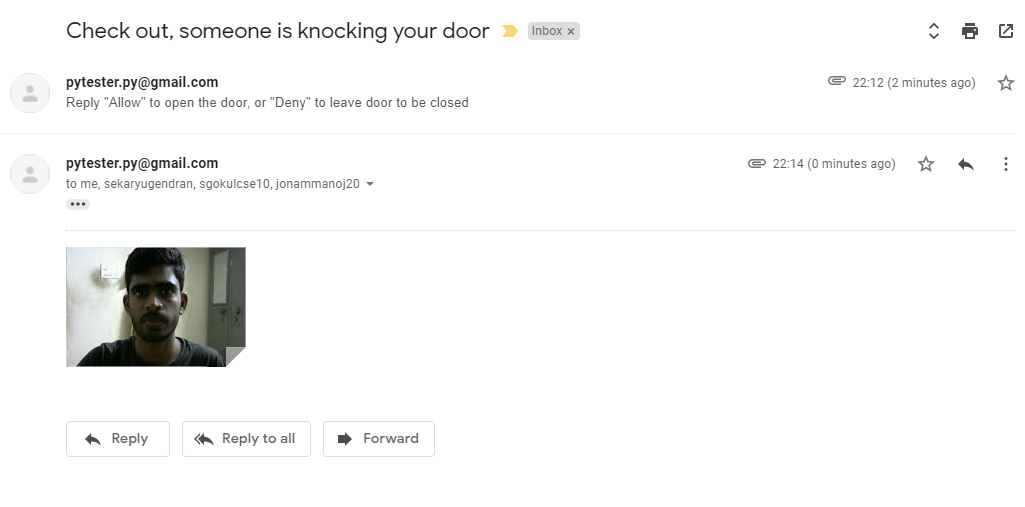
#> input picture images/client side received.png, 1025 x 507 px, given in place of the camera
$ python detection.py 'images/client side received.png'
#> lines starting #> are read from the running program, lines starting #| are printed output that depends on the picture; after the words box and inside, x2 and y2 are one past the last pixel; in counts of white or black regions, pixels touching at a corner belong together
#> further down, frame is the input picture: shape (507, 1025, 3); mean B, G, R 246.3, 246.6, 246.5
import cv2
import numpy as np
import os
import time
import sys

if not os.path.exists("saved_faces"):
    os.mkdir("saved_faces")
name=str(sys.argv[1])

show_user,crop_img = None, None

# font
font = cv2.FONT_HERSHEY_SIMPLEX

# org
org = (50, 50)

# fontScale
fontScale = 1

# Blue color in BGR
color = (0, 255, 0)

# Line thickness of 2 px
thickness = 2

def detect_face(img,count):
#> called with count = 1
    bw = cv2.cvtColor(img,cv2.COLOR_BGR2GRAY)
    faces = face_cascade.detectMultiScale(bw,1.3,5)
#> faces = [[120, 267, 69, 69]]
    for x,y,w,h in faces:
        cv2.rectangle(img,(x,y),(x+w,y+h),(255,0,0),3)
        cv2.putText(img,"Stay Still", (x-10,y-10), font, fontScale, color, thickness, cv2.LINE_AA)
        crop_img = frame[y:y+h,x:x+w]
        cv2.imwrite("saved_faces/"+name+".png",crop_img)
#> this loop made 1 pass
#> pass 1, in detect_face, `crop_img = frame[y:y+h,x:x+w]`:
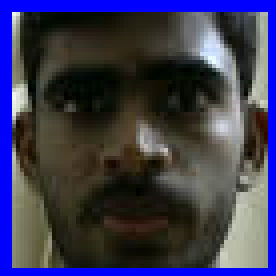
#> crop_img: shape (69, 69, 3) (shown 4 times larger); mean B, G, R 82.5, 57.2, 58.7
#> after the loop:
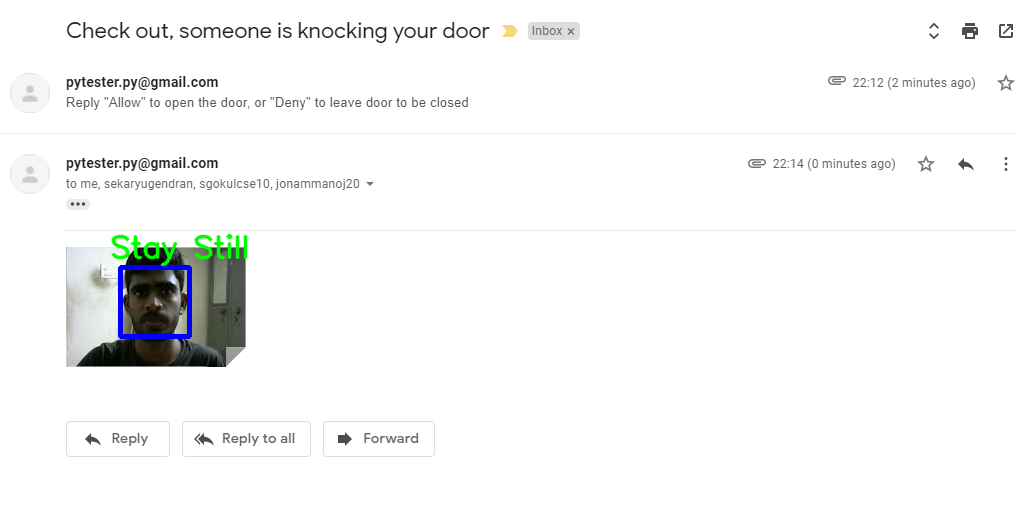
#> img: shape (507, 1025, 3); 0.58% of pixels changed, all inside (x1, y1, x2, y2) = (111, 234, 248, 339)
    return img
count=0
face_cascade = cv2.CascadeClassifier("haarcascade_frontalface_default.xml")
cap = cv2.VideoCapture(0)
cap.set(cv2.CAP_PROP_FOURCC,cv2.VideoWriter_fourcc('M','J','P','G'))
resize = None

start_time = int(time.time())+10
#print(start_time+5,int(time.time()))

while True:
    ret,frame = cap.read()
    count+=1
    #frame = cv2.addWeighted(frame,2,np.zeros(frame.shape,frame.dtype),0,50)
    canvas = detect_face(frame,count)
    resize = cv2.resize(canvas,(600,480))
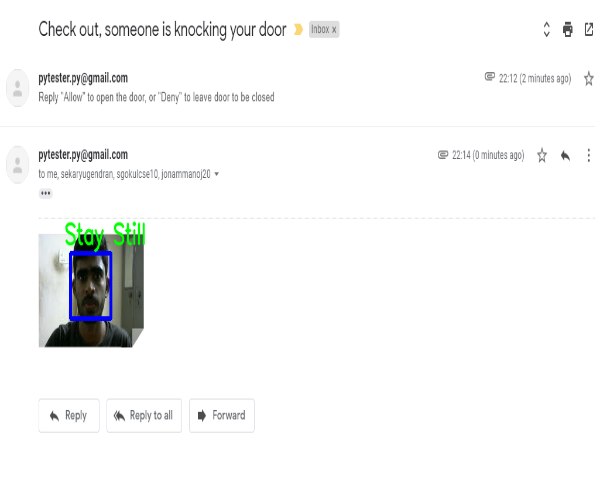
#> resize: shape (480, 600, 3); mean B, G, R 246.3, 246.5, 245.8
    cv2.imshow("capturing face...",frame)
    #if time.time() > start + exec_time:
    if canvas.all() != None and start_time == int(time.time()):
        break
    if cv2.waitKey(1)=='q':
#> (key Esc is pressed here)
        break

cap.release()
cv2.destroyWindow("capturing face...")
time.sleep(1)
img = cv2.imread(r"saved_faces/"+name+".png", cv2.IMREAD_COLOR)
cv2.namedWindow('Restart to retake image',cv2.WINDOW_NORMAL)
cv2.resizeWindow('Restart to retake image', 400,300)
cv2.imshow('Restart to retake image', img)

k = cv2.waitKey(33)

if k == 27:
    pass

time.sleep(5)
cv2.destroyWindow("Restart to retake image")

$ run again, on images/lock_code.png
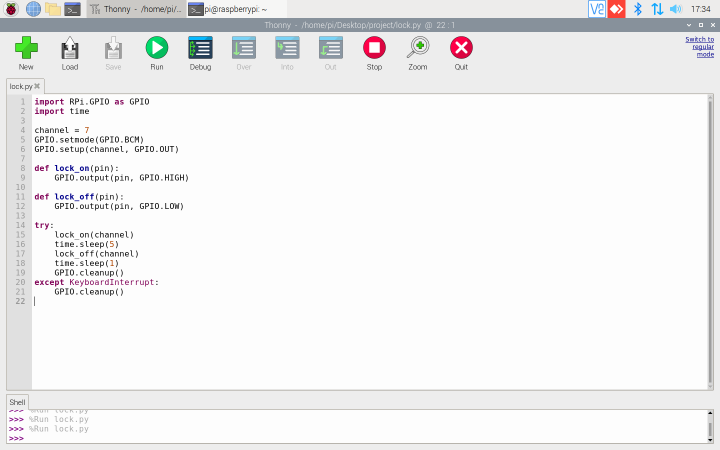
#> input picture images/lock_code.png, 1440 x 900 px, given in place of the camera (shown at 1/2 size)
#> frame is the input picture: shape (900, 1440, 3); mean B, G, R 240.4, 240, 239.9
#> faces = ()
#> `resize = cv2.resize(canvas,(600,480))`:
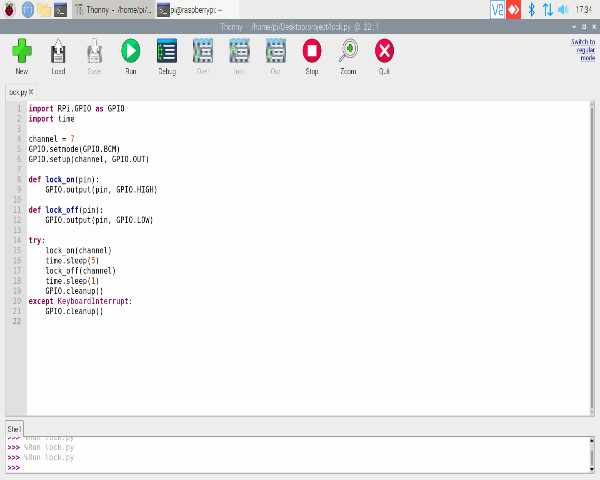
#> resize: shape (480, 600, 3); mean B, G, R 240.4, 240, 239.9

$ run again, on images/receive_mail_code.png
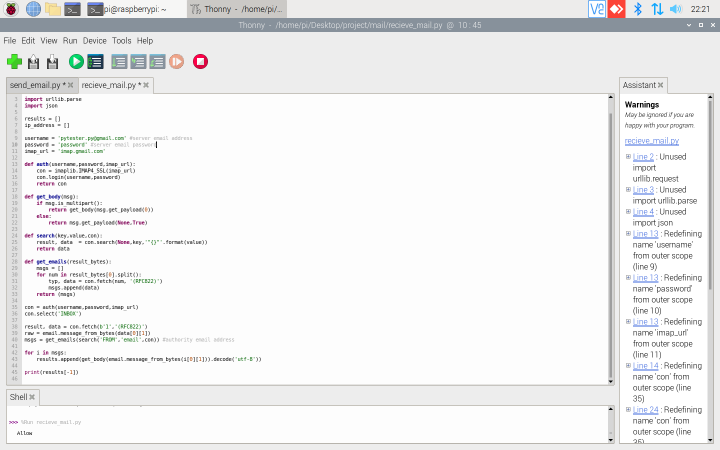
#> input picture images/receive_mail_code.png, 1440 x 900 px, given in place of the camera (shown at 1/2 size)
#> frame is the input picture: shape (900, 1440, 3); mean B, G, R 239.3, 238.8, 238.6
#> faces = ()
#> `resize = cv2.resize(canvas,(600,480))`:
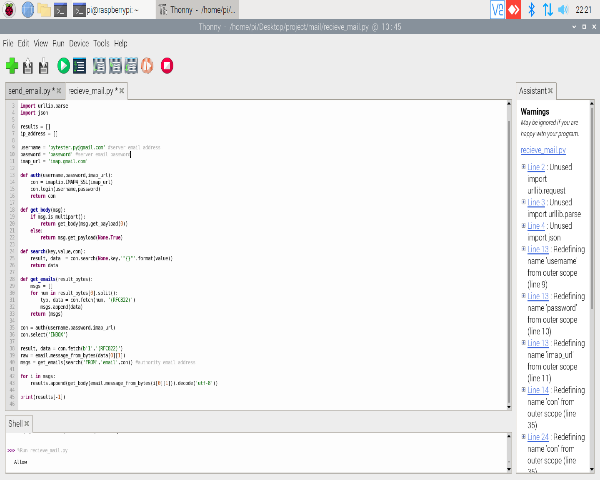
#> resize: shape (480, 600, 3); mean B, G, R 239.3, 238.9, 238.6
